Frame 1 (no input): blank canvas, image omitted
Frame 60 (no input): blank canvas, image omitted
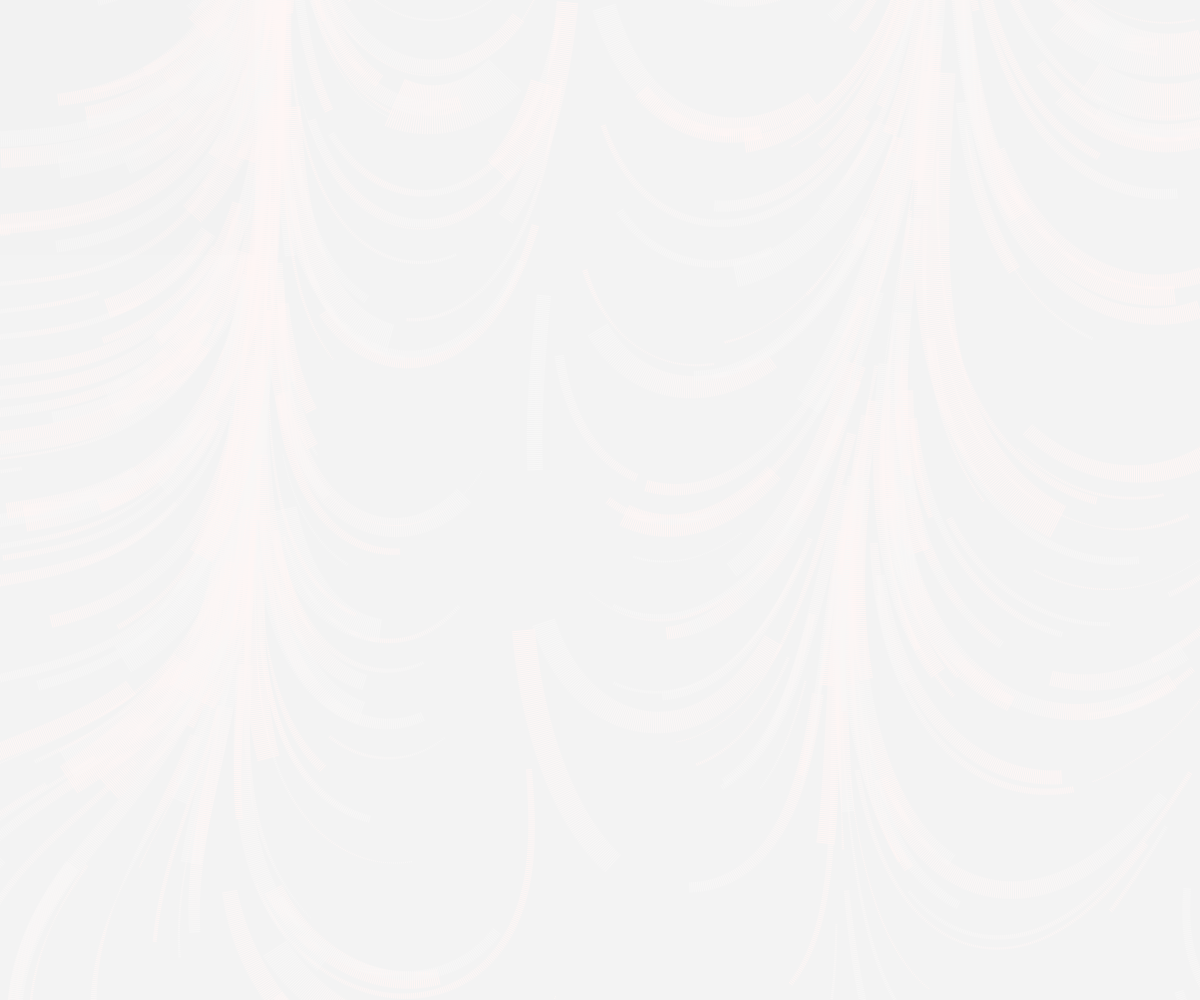
Frame 120 (the mouse pressed at the canvas centre since frame 60)

The p5.js sketch whose frames 1 and 60 were blank and that drew this single picture after the mouse press (run headless with seeded random() and noise() and a simulated clock; from frame 60 on, the mouse is pressed at the canvas centre):

// p5.js sketch
// ── sketch.js
let colors = ["#F53F25", "#635A55"];

function setup() {
  canvas = createCanvas(windowWidth, windowHeight);
  canvas.position(0, 0)
  canvas.style('z-index', '-1')
  canvas.style('opacity', '0')
  canvas.style('position', 'fixed'); // Make the canvas fixed

  generate();

  setTimeout(() => {
    canvas.style('transition', 'opacity 3s'); // Adjust the transition duration as needed
    canvas.style('opacity', '0.10');
  }, 100);

  window.addEventListener('resize', resizeCanvasToWindow);
}

function draw() {}

function generate() {
  background(15);
  for (let i = 0; i < 300; i++) {
    let rnd = int(random(2));
    rnd = 0;
    let x = random(-0.1, 1.1) * width;
    let y = random(-0.1, 1.1) * height;
    shuffle(colors, true);
    noiseCurve(x, y);
  }
}

function noiseCurve(x, y) {
  let c = int(random(50, 250));
  let nr = random(100000);
  let w = random(20, 100);
  let crm = random(0.1) * random(random());

  for (let i = 0; i < c; i++) {
    let scl = 0.0002;
    let nStr = noise(x / 12345, y / 12345) * 70;
    let ang = noise(x * scl, y * scl, (i + 100) * 0.0001) * nStr;
    let at = atan2((y + sin(ang)) - y, (x + cos(ang)) - x);
    let ww = (noise(nr, x * 0.0005, y * 0.0005) - 0.5) * w;
    stroke(getColor(i * crm));
    line(x + (ww * cos(at + HALF_PI)), y + (ww * sin(at + HALF_PI)), x + (ww * cos(at - HALF_PI)), y + (ww * sin(at - HALF_PI)));
    x += cos(ang) * 2;
    y += sin(ang) * 2;
  }

}

function getColor(t) {
  t = t % (colors.length);
  let col1 = color(colors[int(t % colors.length)]);
  let col2 = color(colors[int((t + 1) % colors.length)]);
  return lerpColor(col1, col2, t % 1);
}

function resizeCanvasToWindow() {
  resizeCanvas(windowWidth, windowHeight);
  generate(); // Regenerate the sketch after resizing
}
// ── index.js
const observer = new IntersectionObserver((entries, observer) => {
  entries.forEach(entry => {
    if (entry.isIntersecting) {
      entry.target.classList.add("show")
    } else {
      entry.target.classList.remove("show")
    }
  })
})
const hiddenElements = document.querySelectorAll(".custom-hidden");
console.log(hiddenElements)
hiddenElements.forEach((el) => observer.observe(el));
